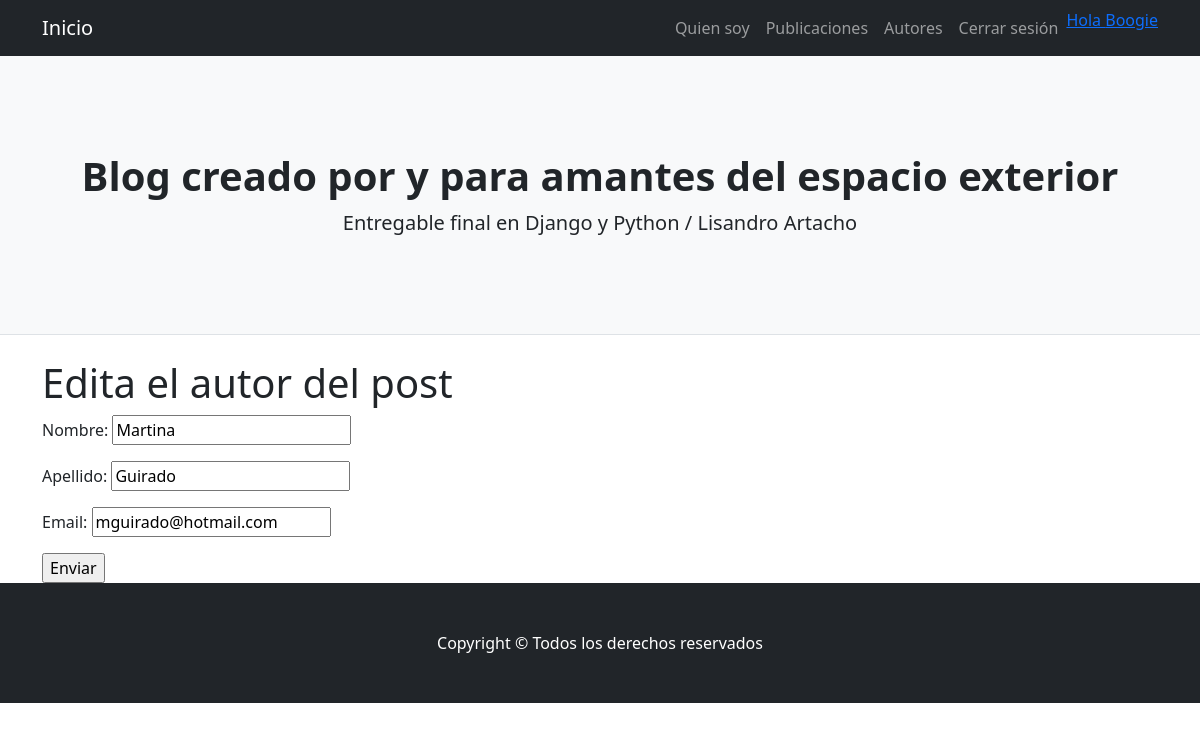
Screenshot of /autores/editar/1 (signed in) with the database file from the repository.
### AppBlog/models.py (models this page shows, shortened)
class Autores(models.Model):
    nombre = models.CharField(max_length=40)
    apellido = models.CharField(max_length=40)
    email = models.EmailField()
    imagen = models.URLField(max_length = 255, blank = False, null= False)
    class Meta:
        verbose_name_plural = "Autores"
        verbose_name = "Autor"

### AppBlog/views.py (the view)
# urls.py: path('autores/editar/<pk>', AutoresUpdate.as_view(), name='autores_editar'),
class AutoresUpdate(LoginRequiredMixin, UpdateView):
    model = Autores
    success_url = reverse_lazy('autores_lista')
    fields = ['nombre', 'apellido', 'email']

### AppBlog/Templates/AppBlog/autores_form.html (shortened to what this page needs)
{% extends "AppBlog/padre.html" %}
{% load static %}
{% block contenidoQueCambia %}
<form method="POST">{% csrf_token %}
  <h1>Edita el autor del post</h1>
  {{ form.as_p }}
  <input type="submit" value="Enviar">
</form>
{% endblock %}

### AppBlog/Templates/AppBlog/padre.html (shortened to what this page needs)
<!DOCTYPE html>
<html lang="en">
    <head>
        {% load static %}
        <link href="{% static 'AppBlog/css/styles.css' %}" rel="stylesheet" />
    </head>
    <body>
        <nav class="navbar navbar-expand-lg navbar-dark bg-dark">
            <div class="container">
                <a class="navbar-brand" href="{% url 'inicio' %}">Inicio</a>
                <div class="collapse navbar-collapse" id="navbarSupportedContent">
                    <ul class="navbar-nav ms-auto mb-2 mb-lg-0">
                        <li class="nav-item"><a class="nav-link" href="{% url 'nosotras' %}">Quien soy</a></li>
                        {% if user.is_authenticated %}
                            <li class="nav-item"><a class="nav-link" href="{% url 'posts_lista' %}">Publicaciones</a></li>
                            <li class="nav-item"><a class="nav-link" href="{% url 'autores_lista' %}">Autores</a></li>
                            <li class="nav-item"><a class="nav-link" href="{% url 'Logout' %}">Cerrar sesión</a></li>
                            <a href="{% url 'perfil' %}">Hola {{user.username}}</a>
                        {% else %}
                            <a class="btn btn-primary" href="{% url 'Login' %}">Iniciar sesión</a>
                        {% endif %}
                    </ul>
                </div>
            </div>
        </nav>
        <header class="py-5 bg-light border-bottom mb-4">
            <div class="container">
                <div class="text-center my-5">
                    <h1 class="fw-bolder">Blog creado por y para amantes del espacio exterior</h1>
                    <p class="lead mb-0">Entregable final en Django y Python / Lisandro Artacho</p>
                </div>
            </div>
        </header>
        <div class="container">
        {% block contenidoQueCambia %}
        {% endblock %}
        </div>
        <footer class="py-5 bg-dark">
            <div class="container"><p class="m-0 text-center text-white">Copyright &copy; Todos los derechos reservados</p></div>
        </footer>
    </body>
</html>

### rows the page displays
Autores: nombre "Martina", apellido "Guirado", email "mguirado@hotmail.com"

### other values shown
{{ user.username }} "Boogie"
